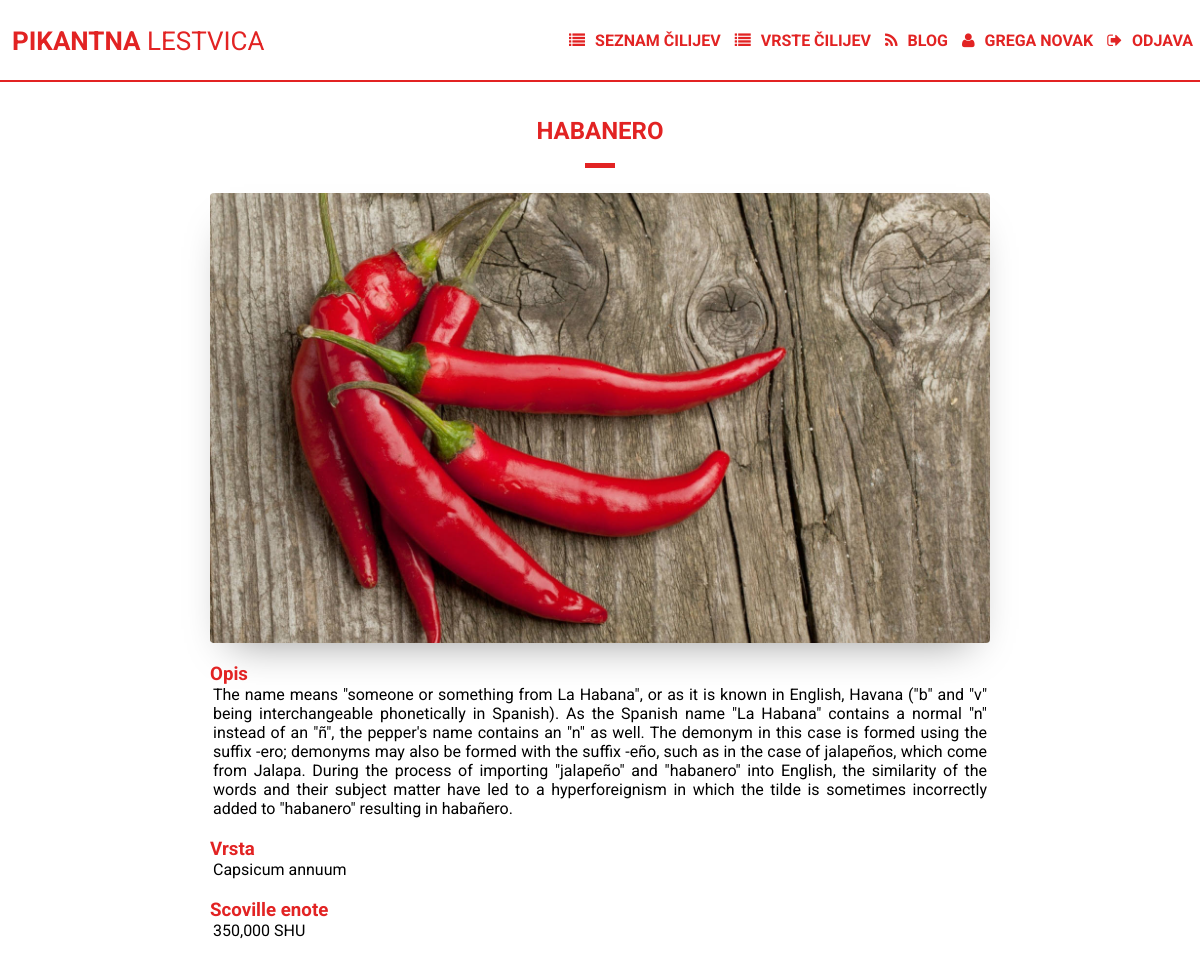
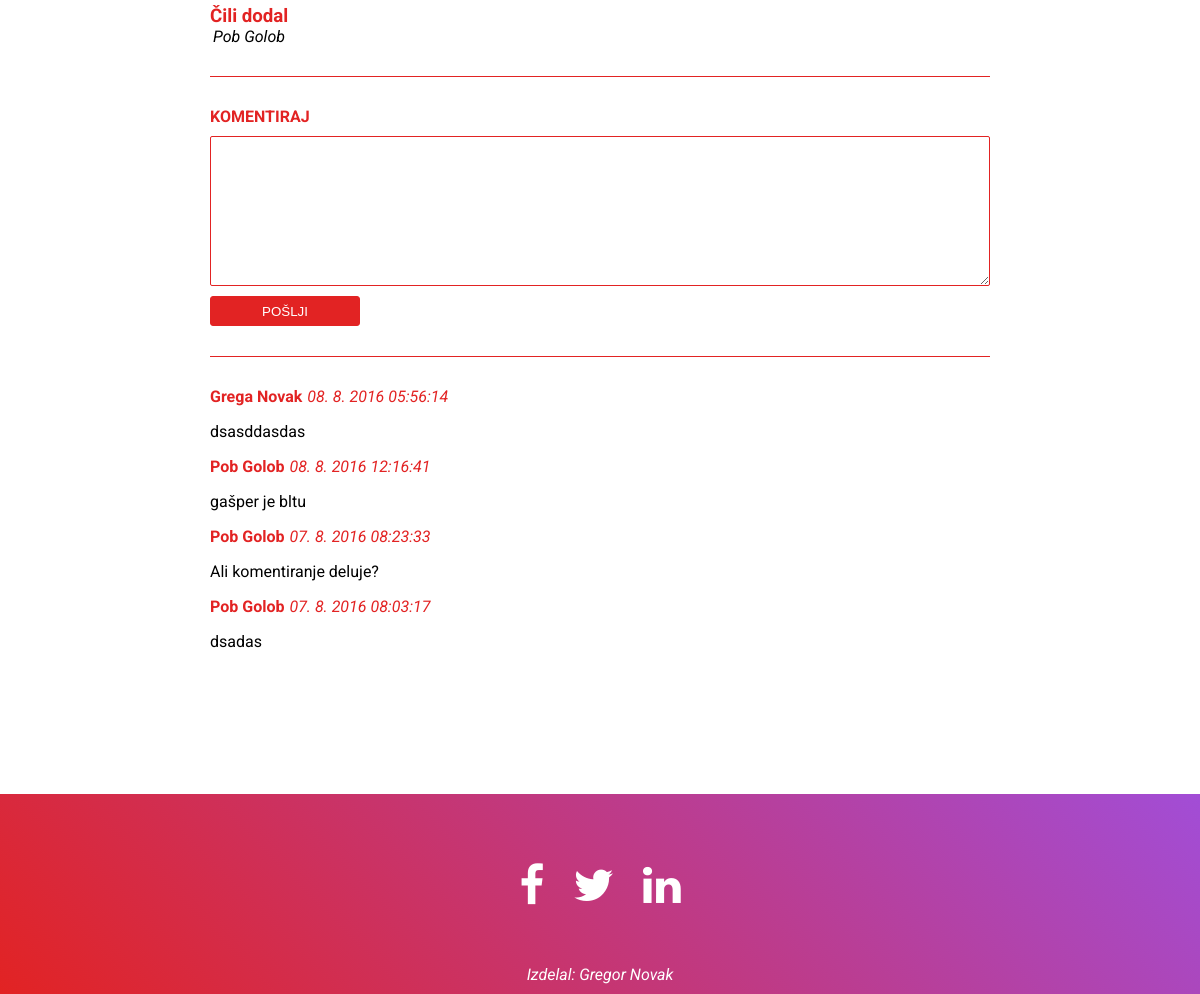
The app's page /chili.php?id=1 (signed in) with its own data (2 pictures, top to bottom).
### tables this page shows
CREATE TABLE `chillis` (
  `id_chillis` int(11) NOT NULL,
  `chili_name` varchar(100) NOT NULL,
  `chili_scoville` varchar(50) NOT NULL,
  `chili_description` text NOT NULL,
  `chili_picture_url` varchar(200) NOT NULL,
  `id_users` int(11) NOT NULL,
  `id_sorts` int(11) NOT NULL
);

CREATE TABLE `sorts` (
  `id_sorts` int(11) NOT NULL,
  `sort_name` varchar(70) NOT NULL,
  `sort_description` text NOT NULL
);

CREATE TABLE `users` (
  `id_users` int(11) NOT NULL,
  `first_name` varchar(40) DEFAULT NULL,
  `last_name` varchar(60) DEFAULT NULL,
  `email` varchar(50) NOT NULL,
  `pass` varchar(100) NOT NULL,
  `admin` int(11) NOT NULL DEFAULT '0'
);

CREATE TABLE `comments` (
  `id_comments` int(11) NOT NULL,
  `comment` text,
  `date_added` timestamp NOT NULL DEFAULT CURRENT_TIMESTAMP ON UPDATE CURRENT_TIMESTAMP,
  `id_users` int(11) DEFAULT NULL,
  `id_chillis` int(11) DEFAULT NULL,
  `id_blog` int(11) DEFAULT NULL
);

### chili.php (the view, shortened to what this page needs)
<?php
    include_once './database.php';
    include_once './header.php';
    $chilis_id = (int)$_GET['id'];
    $query = "SELECT u.first_name, u.last_name, c.*, s.sort_name FROM chillis c INNER JOIN users u ON c.id_users=u.id_users INNER JOIN sorts s ON c.id_sorts=s.id_sorts WHERE id_chillis='$chilis_id'";
    $result = mysqli_query($link, $query);
    $chili = mysqli_fetch_array($result);
?>
<div class="chili-container">
    <div class="chili-container-inner">
        <div class="chili-name">
            <h2><?php echo $chili['chili_name'];?></h2>
        </div>
        <hr class="chili-hr">
        <div class="chili-image">
            <img src="<?php echo $chili['chili_picture_url']?>" alt="spicy">
        </div>
        <div class="chili-details">
            <div class="chili-description">
                <h3 class="chili-headings">Opis</h3>
                <p class="chili-paragraphs"><?php echo $chili['chili_description']; ?></p>
            </div>
            <div class="chili-sort">
                <h3 class="chili-headings">Vrsta</h3>
                <p class="chili-paragraphs"><?php echo $chili['sort_name'] ?></p>
            </div>
            <div class="chili-scoville">
                <h3 class="chili-headings">Scoville enote</h3>
                <p class="chili-paragraphs"><?php echo $chili['chili_scoville']; ?> SHU</p>
            </div>
            <div class="chili-user">
                <h3 class="chili-headings">Čili dodal</h3>
                <p class="chili-paragraphs"><i><?php echo $chili['first_name'].' '.$chili['last_name']; ?></i></p>
            </div>
        </div>
        <hr class="chili-hr">
        <div class="chili-comment-container">
            <form action="insert_comment.php" method="post">
                <label for="comment">Komentiraj</label>
                <textarea name="comment"></textarea>
                <input class="comment-button" type="submit" value="Pošlji" />
            </form>
        </div>
        <hr class="chili-hr">
        <div class="chili-comments">
            <?php
                $query = "SELECT u.first_name, u.last_name, c.comment, c.date_added FROM comments c INNER JOIN users u ON c.id_users=u.id_users WHERE id_chillis='$chilis_id' ORDER BY c.date_added DESC";
                $result = mysqli_query($link, $query);
                while($comment = mysqli_fetch_array($result)) {
            ?>
            <div class="user-comment">
                <span class="user-name"><?php echo $comment['first_name']. ' '. $comment['last_name'];?></span><span class="comment-date"><?php echo date("d. n. Y h:i:s",strtotime($comment['date_added']));?></span>
                <p><?php echo $comment['comment']; ?></p>
            </div>
            <?php
                }
            ?>
        </div>
    </div>
</div>
<?php
    include_once './footer.php';
?>

### header.php (shortened to what this page needs)
<!DOCTYPE html>
<html lang="sl">
<head>
    <link rel="stylesheet" href="./assets/css/style.css" />
    <link rel="stylesheet" href="./assets/css/font-awesome.min.css">
</head>
<body>
    <header>
        <div class="site-title">
            <a href="index.php"><span class="site-spicy">Pikantna</span> lestvica</a>
        </div>
        <nav>
            <ul>
                <li><a href="chili_list.php"><i class="fa fa-list fa-custom-list"></i>Seznam čilijev</a></li>
                <li><a href="chili_sorts.php"><i class="fa fa-list fa-custom-list"></i>Vrste čilijev</a></li>
                <li><a href="blog.php"><i class="fa fa-rss fa-custom-list"></i>Blog</a></li>
                <?php
                    if(isset($_SESSION['user_id'])){
                ?>
                <li><a href="profile.php"><i class="fa fa-user fa-custom-list"></i><?php echo $_SESSION['username'];?></a></li>
                <li><a href="logout.php"><i class="fa fa-sign-out fa-custom-list"></i>Odjava</a></li>
                <?php
                    } else {
                ?>
                <li><a href="login_user.php"><i class="fa fa-sign-in fa-custom-list"></i>Prijava</a></li>
                <li><a href="register_user.php"><i class="fa fa-user-plus fa-custom-list"></i>Registracija</a></li>
                <?php
                    }
                ?>
            </ul>
        </nav>
    </header>

### footer.php (shortened to what this page needs)
    <footer>
        <div class="footer-contact">
            <ul>
                <li><a href="#"><i class="fa fa-facebook fa-2x"></i></a></li>
                <li><a href="#"><i class="fa fa-twitter fa-2x"></i></a></li>
                <li><a href="#"><i class="fa fa-linkedin fa-2x"></i></a></li>
                <span>Izdelal: Gregor Novak</span>
            </ul>
        </div>
    </footer>
</body>
</html>

### records on screen
chillis: chili_name "HABANERO", chili_picture_url (picture), chili_description "The name means \"someone or something from La Habana\", or as it is known in English, Havana (\"b\" and \"v\" being interchangeable phonetically in Spanish). As the Spanish name \"La Habana\" contains a normal \"n\" instead of an \"ñ\", the pepper's name contains an \"n\" as well. The demonym in this case is formed using the suffix -ero; demonyms may also be formed with the suffix -eño, such as in the case of jalapeños, which come from Jalapa. During the process of importing \"jalapeño\" and \"habanero\" into English, the similarity of the words and their subject matter have led to a hyperforeignism in which the tilde is sometimes incorrectly added to \"habanero\" resulting in habañero.", id_sorts.sort_name "Capsicum annuum", chili_scoville "350,000", id_users.first_name "Pob", id_users.last_name "Golob"
comments: id_users.first_name "Grega", id_users.last_name "Novak", date_added "08. 8. 2016 05:56:14", comment "dsasddasdas"
comments: id_users.first_name "Pob", id_users.last_name "Golob", date_added "08. 8. 2016 12:16:41", comment "gašper je bltu"
comments: id_users.first_name "Pob", id_users.last_name "Golob", date_added "07. 8. 2016 08:23:33", comment "Ali komentiranje deluje?"
comments: id_users.first_name "Pob", id_users.last_name "Golob", date_added "07. 8. 2016 08:03:17", comment "dsadas"

### other values on screen
$_SESSION['username'] "GREGA NOVAK"
